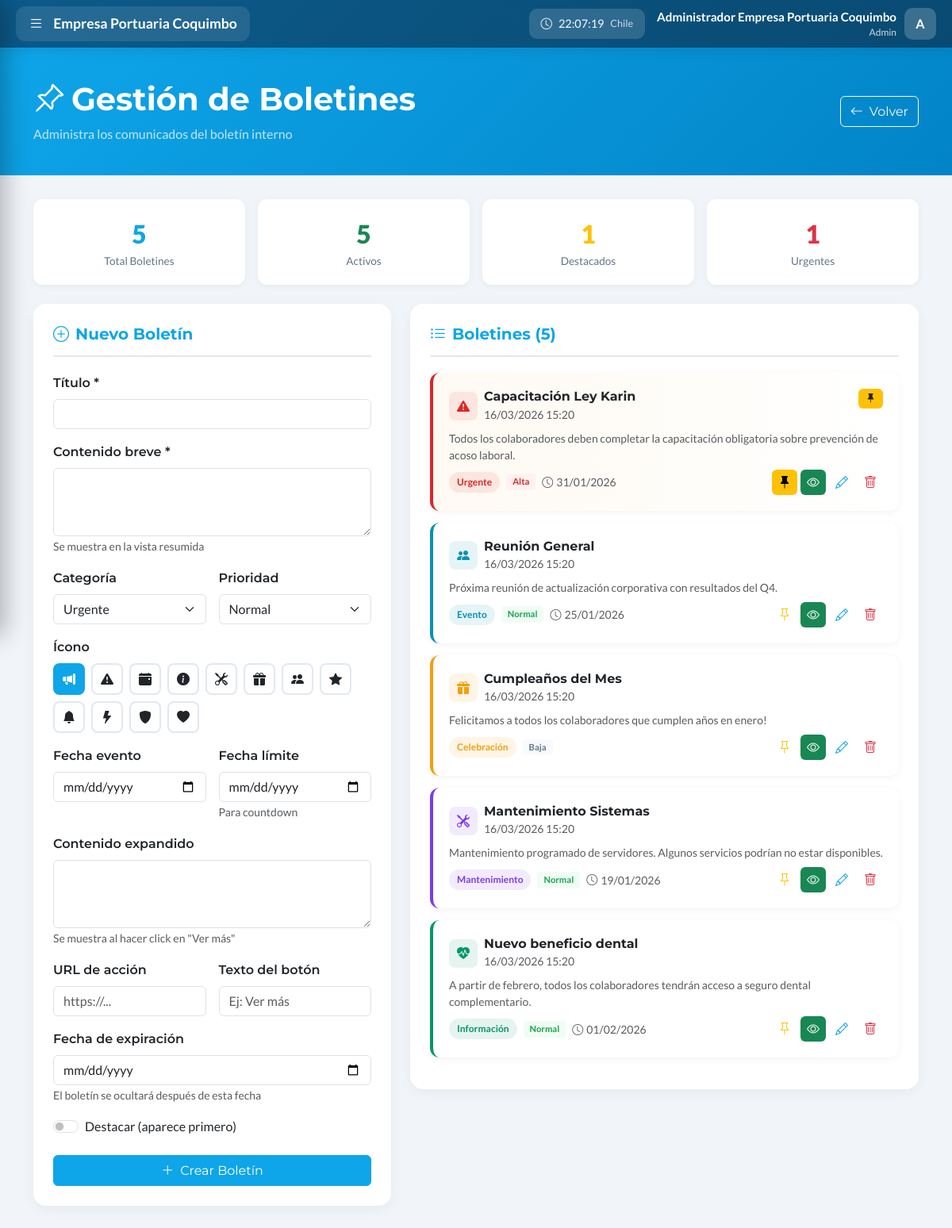
The page /admin_boletines.php (signed in) on the database its author committed.
### tables this page shows
CREATE TABLE IF NOT EXISTS users (
    id INT AUTO_INCREMENT PRIMARY KEY,
    name VARCHAR(100) NOT NULL,
    username VARCHAR(50) NOT NULL UNIQUE,
    email VARCHAR(150) NOT NULL UNIQUE,
    password VARCHAR(255) NOT NULL,
    role ENUM('admin', 'soporte', 'social', 'denuncia', 'user') NOT NULL DEFAULT 'user',
    is_active TINYINT(1) DEFAULT 1,
    last_login TIMESTAMP NULL,
    login_attempts INT DEFAULT 0,
    locked_until TIMESTAMP NULL,
    birthday DATE DEFAULT NULL,
    phone VARCHAR(20) DEFAULT NULL,
    department VARCHAR(100) DEFAULT NULL,
    position VARCHAR(100) DEFAULT NULL,
    avatar VARCHAR(255) DEFAULT NULL,
    bio TEXT DEFAULT NULL,
    created_at TIMESTAMP DEFAULT CURRENT_TIMESTAMP,
    updated_at TIMESTAMP DEFAULT CURRENT_TIMESTAMP ON UPDATE CURRENT_TIMESTAMP,
    INDEX idx_username (username),
    INDEX idx_email (email),
    INDEX idx_role (role)
);

CREATE TABLE IF NOT EXISTS bulletins (
    id INT AUTO_INCREMENT PRIMARY KEY,
    title VARCHAR(200) NOT NULL,
    content TEXT NOT NULL,
    category ENUM('urgent', 'event', 'info', 'maintenance', 'celebration') NOT NULL DEFAULT 'info',
    priority ENUM('low', 'normal', 'high') NOT NULL DEFAULT 'normal',
    icon VARCHAR(50) DEFAULT 'bi-megaphone',
    event_date DATE DEFAULT NULL,
    deadline_date DATE DEFAULT NULL,
    is_active TINYINT(1) DEFAULT 1,
    is_pinned TINYINT(1) DEFAULT 0,
    expanded_content TEXT DEFAULT NULL,
    action_url VARCHAR(500) DEFAULT NULL,
    action_label VARCHAR(100) DEFAULT NULL,
    author_id INT DEFAULT NULL,
    created_at TIMESTAMP DEFAULT CURRENT_TIMESTAMP,
    updated_at TIMESTAMP DEFAULT CURRENT_TIMESTAMP ON UPDATE CURRENT_TIMESTAMP,
    expires_at DATE DEFAULT NULL,
    FOREIGN KEY (author_id) REFERENCES users(id) ON DELETE SET NULL,
    INDEX idx_category (category),
    INDEX idx_active (is_active),
    INDEX idx_pinned (is_pinned),
    INDEX idx_expires (expires_at)
);

### public/admin_boletines.php (the view, shortened to what the rows shown need)
<?php
require_once '../includes/bootstrap.php';
$user = getCurrentUser();
$categories = [
    'urgent' => ['label' => 'Urgente', 'color' => '#dc2626', 'bg' => 'rgba(220,38,38,0.1)', 'icon' => 'bi-exclamation-triangle-fill'],
    'event' => ['label' => 'Evento', 'color' => '#0891b2', 'bg' => 'rgba(8,145,178,0.1)', 'icon' => 'bi-calendar-event-fill'],
    'info' => ['label' => 'Información', 'color' => '#059669', 'bg' => 'rgba(5,150,105,0.1)', 'icon' => 'bi-info-circle-fill'],
    'maintenance' => ['label' => 'Mantenimiento', 'color' => '#7c3aed', 'bg' => 'rgba(124,58,237,0.1)', 'icon' => 'bi-tools'],
    'celebration' => ['label' => 'Celebración', 'color' => '#f59e0b', 'bg' => 'rgba(245,158,11,0.1)', 'icon' => 'bi-balloon-fill']
];
$priorities = [
    'low' => 'Baja',
    'normal' => 'Normal',
    'high' => 'Alta'
];
$bulletins = $pdo->query('
    SELECT b.*, u.name as author_name
    FROM bulletins b
    LEFT JOIN users u ON b.author_id = u.id
    ORDER BY b.is_pinned DESC, b.created_at DESC
')->fetchAll();
?>
<!DOCTYPE html>
<html lang="es">
<head>
    <link href="https://cdn.jsdelivr.net/npm/bootstrap@5.3.2/dist/css/bootstrap.min.css" rel="stylesheet">
    <link href="https://cdn.jsdelivr.net/npm/bootstrap-icons@1.11.1/font/bootstrap-icons.css" rel="stylesheet">
    <link href="css/intranet.css" rel="stylesheet">
    <link href="css/admin-boletines.css" rel="stylesheet">
</head>
<body class="has-sidebar">
    <?php include '../includes/barra_lateral.php'; ?>
    <div class="page-header">
        <div class="container">
            <div class="d-flex justify-content-between align-items-center">
                <div>
                    <h1 class="fw-bold mb-2"><i class="bi bi-pin-angle me-2"></i>Gestión de Boletines</h1>
                </div>
            </div>
        </div>
    </div>
    <div class="container pb-5">
        <div class="row g-4">
            <div class="col-lg-7">
                <div class="form-section">
                    <?php if (empty($bulletins)): ?>
                    <div class="text-center py-5 text-muted">
                        <i class="bi bi-inbox" style="font-size: 3rem;"></i>
                        <p class="mt-3">No hay boletines creados</p>
                    </div>
                    <?php else: ?>
                    <?php foreach ($bulletins as $b): ?>
                    <div class="bulletin-card <?= $b['is_pinned'] ? 'pinned' : '' ?> <?= !$b['is_active'] ? 'inactive' : '' ?>" style="border-left-color: <?= $categories[$b['category']]['color'] ?>;">
                        <div class="d-flex justify-content-between align-items-start mb-2">
                            <div class="d-flex align-items-center gap-2">
                                <div style="width:36px;height:36px;border-radius:8px;background:<?= $categories[$b['category']]['bg'] ?>;color:<?= $categories[$b['category']]['color'] ?>;display:flex;align-items:center;justify-content:center;">
                                    <i class="bi <?= $b['icon'] ?>"></i>
                                </div>
                                <div>
                                    <h6 class="mb-0 fw-bold"><?= htmlspecialchars($b['title']) ?></h6>
                                    <small class="text-muted"><?= date('d/m/Y H:i', strtotime($b['created_at'])) ?></small>
                                </div>
                            </div>
                            <div class="d-flex align-items-center gap-1">
                                <?php if ($b['is_pinned']): ?>
                                <span class="badge bg-warning text-dark"><i class="bi bi-pin-fill"></i></span>
                                <?php endif; ?>
                            </div>
                        </div>
                        <p class="text-muted small mb-2"><?= htmlspecialchars($b['content']) ?></p>
                        <div class="d-flex justify-content-between align-items-center">
                            <div class="d-flex align-items-center gap-2">
                                <span class="category-badge" style="background:<?= $categories[$b['category']]['bg'] ?>;color:<?= $categories[$b['category']]['color'] ?>;">
                                    <?= $categories[$b['category']]['label'] ?>
                                </span>
                                <span class="priority-badge <?= $b['priority'] ?>"><?= $priorities[$b['priority']] ?></span>
                                <?php if ($b['deadline_date']): ?>
                                <small class="text-muted"><i class="bi bi-clock me-1"></i><?= date('d/m/Y', strtotime($b['deadline_date'])) ?></small>
                                <?php endif; ?>
                            </div>
                            <div class="d-flex gap-1">
                                <form method="POST" class="d-inline">
                                    <button type="submit" class="action-btn btn btn-<?= $b['is_pinned'] ? 'warning' : 'outline-warning' ?>" title="Destacar">
                                        <i class="bi bi-pin<?= $b['is_pinned'] ? '-fill' : '' ?>"></i>
                                    </button>
                                </form>
                                <form method="POST" class="d-inline">
                                    <button type="submit" class="action-btn btn btn-<?= $b['is_active'] ? 'success' : 'outline-secondary' ?>" title="<?= $b['is_active'] ? 'Desactivar' : 'Activar' ?>">
                                        <i class="bi bi-<?= $b['is_active'] ? 'eye' : 'eye-slash' ?>"></i>
                                    </button>
                                </form>
                                <a href="?edit=<?= $b['id'] ?>" class="action-btn btn btn-outline-primary" title="Editar">
                                    <i class="bi bi-pencil"></i>
                                </a>
                                <form method="POST" class="d-inline" onsubmit="return confirm('¿Eliminar este boletín?');">
                                    <button type="submit" class="action-btn btn btn-outline-danger" title="Eliminar">
                                        <i class="bi bi-trash"></i>
                                    </button>
                                </form>
                            </div>
                        </div>
                    </div>
                    <?php endforeach; ?>
                    <?php endif; ?>
                </div>
            </div>
        </div>
    </div>
    <?php include '../includes/pie_pagina.php'; ?>
</body>
</html>

### includes/barra_lateral.php (shortened to what the rows shown need)
<link href="css/sidebar.css?v=<?= filemtime(__DIR__ . '/../public/css/sidebar.css') ?>" rel="stylesheet">
<div class="epco-topbar">
    <div class="topbar-right">
        <div class="topbar-user">
            <div class="topbar-user-info d-none d-md-block">
                <div class="topbar-user-name"><?= htmlspecialchars($user['name']) ?></div>
                <div class="topbar-user-role"><?= ucfirst($user['role']) ?></div>
            </div>
            <div class="dropdown">
                <div class="topbar-avatar" role="button" data-bs-toggle="dropdown">
                    <?= strtoupper(substr($user['name'], 0, 1)) ?>
                </div>
            </div>
        </div>
    </div>
</div>

### rows shown on the page
users: name "Administrador Empresa Portuaria Coquimbo", role "Admin", name "A"
bulletins: title "Capacitación Ley Karin", created_at "16/03/2026 15:20", is_pinned 1 (drawn), content "Todos los colaboradores deben completar la capacitación obligatoria sobre prevención de acoso laboral.", category "Urgente", priority "Alta", deadline_date "31/01/2026", is_active 1 (drawn)
bulletins: title "Reunión General", created_at "16/03/2026 15:20", content "Próxima reunión de actualización corporativa con resultados del Q4.", category "Evento", priority "Normal", deadline_date "25/01/2026", is_pinned 0 (drawn), is_active 1 (drawn)
bulletins: title "Cumpleaños del Mes", created_at "16/03/2026 15:20", content "Felicitamos a todos los colaboradores que cumplen años en enero!", category "Celebración", priority "Baja", is_pinned 0 (drawn), is_active 1 (drawn)
bulletins: title "Mantenimiento Sistemas", created_at "16/03/2026 15:20", content "Mantenimiento programado de servidores. Algunos servicios podrían no estar disponibles.", category "Mantenimiento", priority "Normal", deadline_date "19/01/2026", is_pinned 0 (drawn), is_active 1 (drawn)
bulletins: title "Nuevo beneficio dental", created_at "16/03/2026 15:20", content "A partir de febrero, todos los colaboradores tendrán acceso a seguro dental complementario.", category "Información", priority "Normal", deadline_date "01/02/2026", is_pinned 0 (drawn), is_active 1 (drawn)

### other values the page prints
$stats['total'] "5"
$stats['activos'] "5"
$stats['destacados'] "1"
$stats['urgentes'] "1"
count($bulletins) "5"
form field category "Urgente"
form field priority "Normal"
